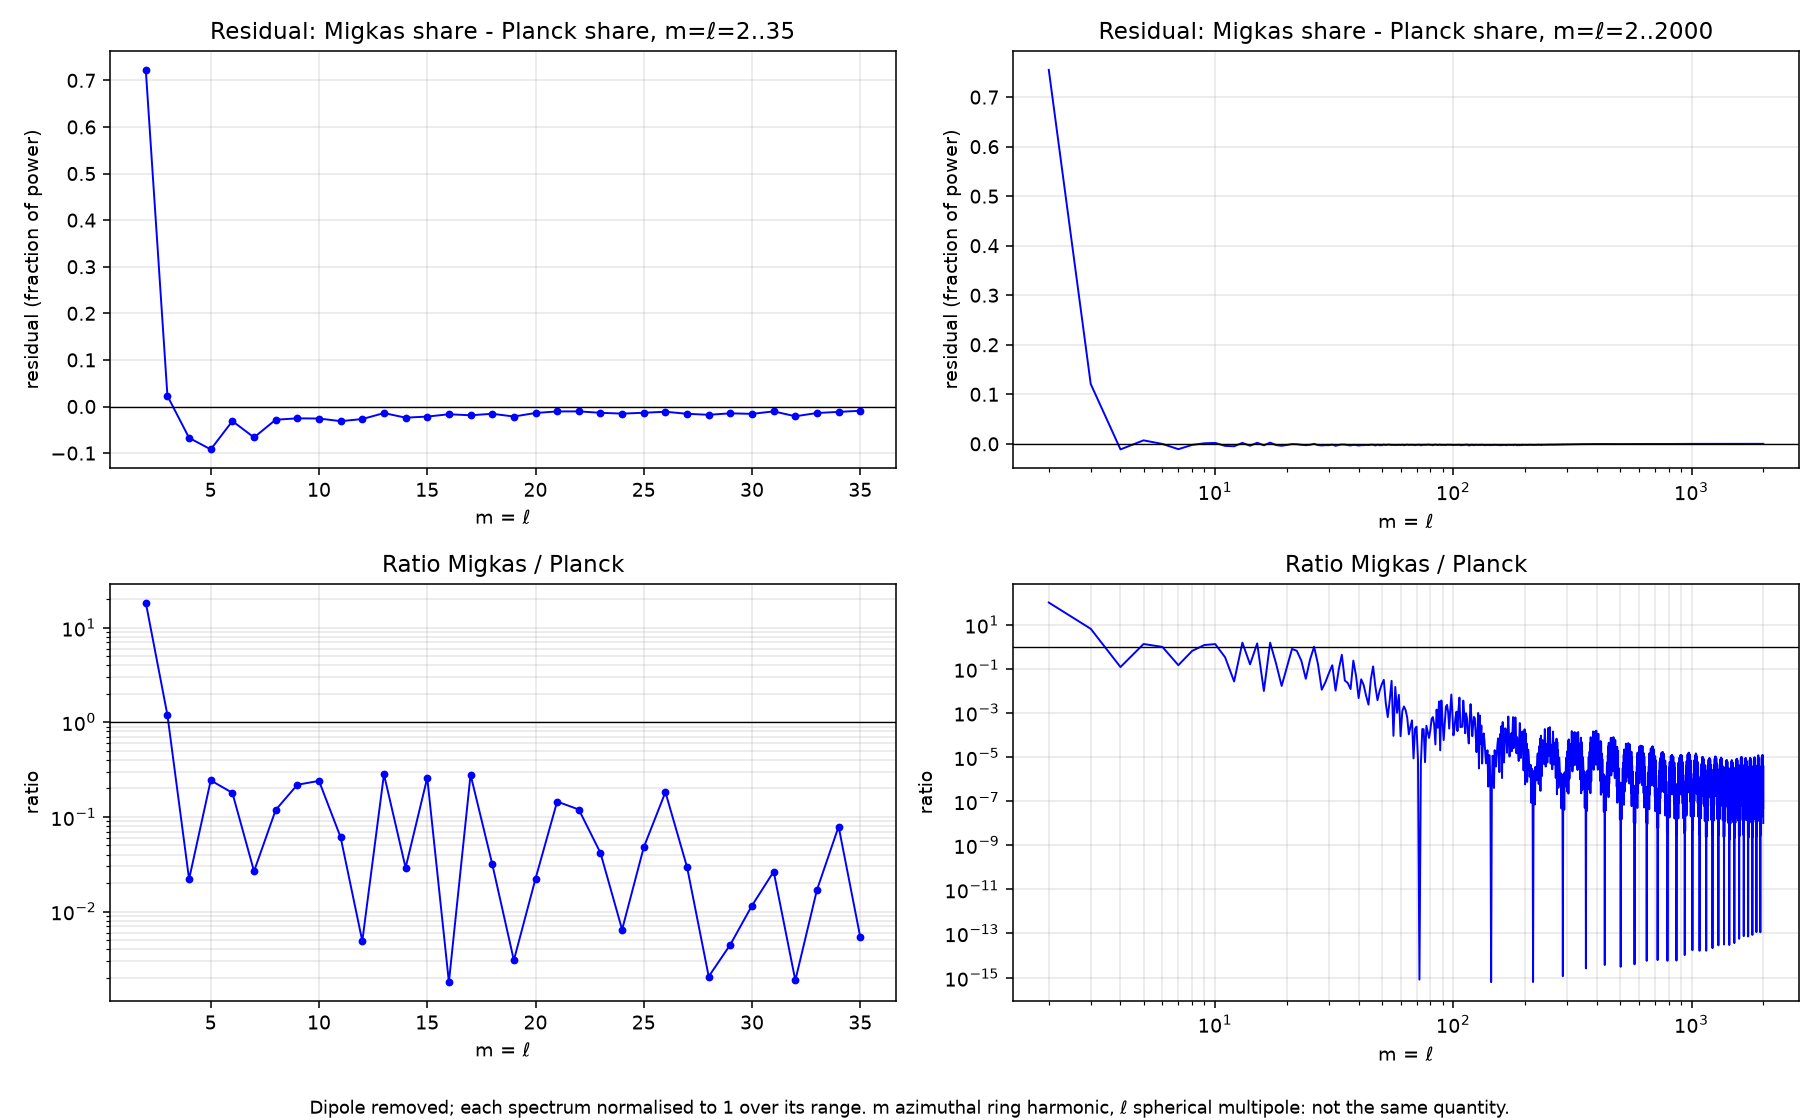

This chart was generated by the following Python code:
# Residuals between Migkas connect-the-dots Fourier power share (m>=2, dipole removed) and Planck 2018 TT (2l+1)C_l share (l>=2), matched m=l, ranges 2..35 and 2..2000.
import numpy as np,matplotlib;matplotlib.use('Agg');import matplotlib.pyplot as plt
d=np.genfromtxt('/workspace/cosmology/migkas/fig6_digitized.csv',delimiter=',',names=True);l,y=d['l_deg'],d['A_over_Aall'];o=np.argsort(l);l,y=l[o],y[o]
N=2**16;g=np.arange(N)*360/N;A2=4*np.abs(np.fft.rfft(np.interp(g,l,y,period=360))/N)**2
p=np.loadtxt('COM_PowerSpect_CMB-TT-full_R3.01.txt');L=p[:,0].astype(int);Pl=(2*L+1)*2*np.pi*p[:,1]/(L*(L+1))
fig,ax=plt.subplots(2,2,figsize=(13,8))
for j,M in enumerate([35,2000]):
  m=np.arange(2,M+1);a=A2[2:M+1];a=a/a.sum();k=L<=M;b=Pl[k]/Pl[k].sum();r=a-b
  ax[0,j].plot(m,r,'b.-' if M<=35 else 'b-',lw=1);ax[0,j].axhline(0,color='k',lw=.7);ax[0,j].set(title=f'Residual: Migkas share - Planck share, m=$\\ell$=2..{M}',xlabel='m = $\\ell$',ylabel='residual (fraction of power)');ax[0,j].grid(alpha=.3)
  ax[1,j].semilogy(m,a/b,'b.-' if M<=35 else 'b-',lw=1);ax[1,j].axhline(1,color='k',lw=.7);ax[1,j].set(title='Ratio Migkas / Planck',xlabel='m = $\\ell$',ylabel='ratio');ax[1,j].grid(alpha=.3,which='both')
  if M>35:[x.set_xscale('log') for x in ax[:,j]]
  print(M,'sum|r|',np.abs(r).sum(),'rms r',np.sqrt((r**2).mean()));
  if M==35:
    for mm,rr,aa,bb in zip(m[:8],r[:8],a[:8],b[:8]):print(mm,round(aa,4),round(bb,4),round(rr,4))
fig.text(.5,.005,'Dipole removed; each spectrum normalised to 1 over its range. m azimuthal ring harmonic, $\\ell$ spherical multipole: not the same quantity.',ha='center',fontsize=9)
plt.tight_layout(rect=(0,.03,1,1));plt.savefig('A_lines_vs_planck_residuals.png',dpi=140)
